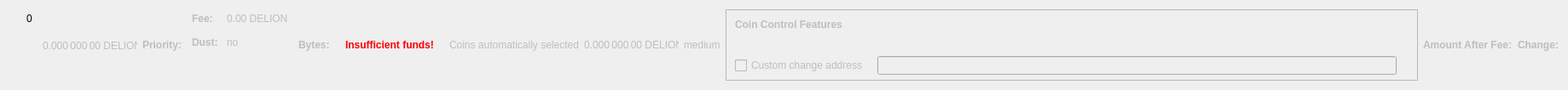
    <widget class="QWidget" name="dummyHideWidget" native="true">
     <property name="maximumSize">
      <size>
       <width>100</width>
       <height>22</height>
      </size>
     </property>
     <layout class="QHBoxLayout" name="dummyHideLayout">
      <item>
       <layout class="QFormLayout" name="formLayoutCoinControl1">
        <property name="horizontalSpacing">
         <number>10</number>
        </property>
        <property name="verticalSpacing">
         <number>14</number>
        </property>
        <property name="leftMargin">
         <number>10</number>
        </property>
        <property name="topMargin">
         <number>4</number>
        </property>
        <property name="rightMargin">
         <number>6</number>
        </property>
        <item row="0" column="1">
         <widget class="QLabel" name="labelCoinControlBytes">
          <property name="cursor">
           <cursorShape>IBeamCursor</cursorShape>
          </property>
          <property name="contextMenuPolicy">
           <enum>Qt::ActionsContextMenu</enum>
          </property>
          <property name="text">
           <string notr="true">0</string>
          </property>
          <property name="textInteractionFlags">
           <set>Qt::LinksAccessibleByMouse|Qt::TextSelectableByKeyboard|Qt::TextSelectableByMouse</set>
          </property>
         </widget>
        </item>
       </layout>
      </item>
      <item>
       <widget class="QLabel" name="labelCoinControlAfterFee">
        <property name="enabled">
         <bool>false</bool>
        </property>
        <property name="sizePolicy">
         <sizepolicy hsizetype="Fixed" vsizetype="Fixed">
          <horstretch>0</horstretch>
          <verstretch>0</verstretch>
         </sizepolicy>
        </property>
        <property name="minimumSize">
         <size>
          <width>111</width>
          <height>12</height>
         </size>
        </property>
        <property name="maximumSize">
         <size>
          <width>111</width>
          <height>12</height>
         </size>
        </property>
        <property name="cursor">
         <cursorShape>IBeamCursor</cursorShape>
        </property>
        <property name="contextMenuPolicy">
         <enum>Qt::ActionsContextMenu</enum>
        </property>
        <property name="text">
         <string notr="true">0.000 000 00 DELION</string>
        </property>
        <property name="textInteractionFlags">
         <set>Qt::LinksAccessibleByMouse|Qt::TextSelectableByKeyboard|Qt::TextSelectableByMouse</set>
        </property>
       </widget>
      </item>
      <item>
       <widget class="QLabel" name="labelCoinControlPriorityText">
        <property name="enabled">
         <bool>false</bool>
        </property>
        <property name="font">
         <font>
          <weight>75</weight>
          <bold>true</bold>
         </font>
        </property>
        <property name="text">
         <string>Priority:</string>
        </property>
       </widget>
      </item>
      <item>
       <layout class="QHBoxLayout" name="horizontalLayout"/>
      </item>
      <item>
       <layout class="QFormLayout" name="formLayoutCoinControl3">
        <property name="horizontalSpacing">
         <number>10</number>
        </property>
        <property name="verticalSpacing">
         <number>14</number>
        </property>
        <property name="leftMargin">
         <number>6</number>
        </property>
        <property name="topMargin">
         <number>4</number>
        </property>
        <property name="rightMargin">
         <number>6</number>
        </property>
        <item row="0" column="0">
         <widget class="QLabel" name="labelCoinControlFeeText">
          <property name="enabled">
           <bool>false</bool>
          </property>
          <property name="font">
           <font>
            <weight>75</weight>
            <bold>true</bold>
           </font>
          </property>
          <property name="text">
           <string>Fee:</string>
          </property>
          <property name="margin">
           <number>0</number>
          </property>
         </widget>
        </item>
        <item row="0" column="1">
         <widget class="QLabel" name="labelCoinControlFee">
          <property name="enabled">
           <bool>false</bool>
          </property>
          <property name="cursor">
           <cursorShape>IBeamCursor</cursorShape>
          </property>
          <property name="contextMenuPolicy">
           <enum>Qt::ActionsContextMenu</enum>
          </property>
          <property name="text">
           <string notr="true">0.00 DELION</string>
          </property>
          <property name="textInteractionFlags">
           <set>Qt::LinksAccessibleByMouse|Qt::TextSelectableByKeyboard|Qt::TextSelectableByMouse</set>
          </property>
         </widget>
        </item>
        <item row="1" column="0">
         <widget class="QLabel" name="labelCoinControlLowOutputText">
          <property name="enabled">
           <bool>false</bool>
          </property>
          <property name="font">
           <font>
            <weight>75</weight>
            <bold>true</bold>
           </font>
          </property>
          <property name="text">
           <string>Dust:</string>
          </property>
         </widget>
        </item>
        <item row="1" column="1">
         <widget class="QLabel" name="labelCoinControlLowOutput">
          <property name="enabled">
           <bool>false</bool>
          </property>
          <property name="cursor">
           <cursorShape>IBeamCursor</cursorShape>
          </property>
          <property name="contextMenuPolicy">
           <enum>Qt::ActionsContextMenu</enum>
          </property>
          <property name="text">
           <string>no</string>
          </property>
          <property name="textInteractionFlags">
           <set>Qt::LinksAccessibleByMouse|Qt::TextSelectableByKeyboard|Qt::TextSelectableByMouse</set>
          </property>
         </widget>
        </item>
       </layout>
      </item>
      <item>
       <widget class="QLabel" name="labelCoinControlBytesText">
        <property name="enabled">
         <bool>false</bool>
        </property>
        <property name="font">
         <font>
          <weight>75</weight>
          <bold>true</bold>
         </font>
        </property>
        <property name="text">
         <string>Bytes:</string>
        </property>
       </widget>
      </item>
      <item>
       <layout class="QFormLayout" name="formLayoutCoinControl2">
        <property name="horizontalSpacing">
         <number>10</number>
        </property>
        <property name="verticalSpacing">
         <number>14</number>
        </property>
        <property name="leftMargin">
         <number>6</number>
        </property>
        <property name="topMargin">
         <number>4</number>
        </property>
        <property name="rightMargin">
         <number>6</number>
        </property>
       </layout>
      </item>
      <item>
       <layout class="QHBoxLayout" name="horizontalLayoutCoinControl2">
        <property name="spacing">
         <number>8</number>
        </property>
        <property name="bottomMargin">
         <number>10</number>
        </property>
       </layout>
      </item>
      <item>
       <widget class="QLabel" name="labelCoinControlInsuffFunds">
        <property name="enabled">
         <bool>false</bool>
        </property>
        <property name="minimumSize">
         <size>
          <width>0</width>
          <height>0</height>
         </size>
        </property>
        <property name="font">
         <font>
          <weight>75</weight>
          <bold>true</bold>
         </font>
        </property>
        <property name="styleSheet">
         <string notr="true">color:red;font-weight:bold;</string>
        </property>
        <property name="text">
         <string>Insufficient funds!</string>
        </property>
        <property name="margin">
         <number>5</number>
        </property>
       </widget>
      </item>
      <item>
       <layout class="QFormLayout" name="formLayoutCoinControl4">
        <property name="horizontalSpacing">
         <number>10</number>
        </property>
        <property name="verticalSpacing">
         <number>14</number>
        </property>
        <property name="leftMargin">
         <number>6</number>
        </property>
        <property name="topMargin">
         <number>4</number>
        </property>
        <property name="rightMargin">
         <number>6</number>
        </property>
       </layout>
      </item>
      <item>
       <widget class="QLabel" name="labelCoinControlAutomaticallySelected">
        <property name="enabled">
         <bool>false</bool>
        </property>
        <property name="sizePolicy">
         <sizepolicy hsizetype="Fixed" vsizetype="Fixed">
          <horstretch>0</horstretch>
          <verstretch>0</verstretch>
         </sizepolicy>
        </property>
        <property name="minimumSize">
         <size>
          <width>0</width>
          <height>0</height>
         </size>
        </property>
        <property name="maximumSize">
         <size>
          <width>240</width>
          <height>16777215</height>
         </size>
        </property>
        <property name="text">
         <string>Coins automatically selected</string>
        </property>
        <property name="margin">
         <number>5</number>
        </property>
       </widget>
      </item>
      <item>
       <widget class="QLabel" name="labelCoinControlChange">
        <property name="enabled">
         <bool>false</bool>
        </property>
        <property name="sizePolicy">
         <sizepolicy hsizetype="Fixed" vsizetype="Fixed">
          <horstretch>0</horstretch>
          <verstretch>0</verstretch>
         </sizepolicy>
        </property>
        <property name="minimumSize">
         <size>
          <width>111</width>
          <height>0</height>
         </size>
        </property>
        <property name="maximumSize">
         <size>
          <width>111</width>
          <height>16777215</height>
         </size>
        </property>
        <property name="cursor">
         <cursorShape>IBeamCursor</cursorShape>
        </property>
        <property name="contextMenuPolicy">
         <enum>Qt::ActionsContextMenu</enum>
        </property>
        <property name="text">
         <string notr="true">0.000 000 00 DELION</string>
        </property>
        <property name="textInteractionFlags">
         <set>Qt::LinksAccessibleByMouse|Qt::TextSelectableByKeyboard|Qt::TextSelectableByMouse</set>
        </property>
       </widget>
      </item>
      <item>
       <widget class="QLabel" name="labelCoinControlPriority">
        <property name="enabled">
         <bool>false</bool>
        </property>
        <property name="cursor">
         <cursorShape>IBeamCursor</cursorShape>
        </property>
        <property name="contextMenuPolicy">
         <enum>Qt::ActionsContextMenu</enum>
        </property>
        <property name="text">
         <string>medium</string>
        </property>
        <property name="textInteractionFlags">
         <set>Qt::LinksAccessibleByMouse|Qt::TextSelectableByKeyboard|Qt::TextSelectableByMouse</set>
        </property>
       </widget>
      </item>
      <item>
       <widget class="QFrame" name="frameCoinControl">
        <property name="sizePolicy">
         <sizepolicy hsizetype="Expanding" vsizetype="Expanding">
          <horstretch>0</horstretch>
          <verstretch>0</verstretch>
         </sizepolicy>
        </property>
        <property name="maximumSize">
         <size>
          <width>16777215</width>
          <height>16777215</height>
         </size>
        </property>
        <property name="frameShape">
         <enum>QFrame::StyledPanel</enum>
        </property>
        <property name="frameShadow">
         <enum>QFrame::Sunken</enum>
        </property>
        <layout class="QVBoxLayout" name="verticalLayoutCoinControl2_2">
         <property name="spacing">
          <number>0</number>
         </property>
         <property name="leftMargin">
          <number>0</number>
         </property>
         <property name="topMargin">
          <number>0</number>
         </property>
         <property name="rightMargin">
          <number>0</number>
         </property>
         <property name="bottomMargin">
          <number>6</number>
         </property>
         <item>
          <layout class="QVBoxLayout" name="verticalLayoutCoinControl" stretch="0,0,0,1">
           <property name="spacing">
            <number>0</number>
           </property>
           <property name="leftMargin">
            <number>10</number>
           </property>
           <property name="topMargin">
            <number>10</number>
           </property>
           <item>
            <layout class="QHBoxLayout" name="horizontalLayoutCoinControl1">
             <property name="bottomMargin">
              <number>15</number>
             </property>
             <item>
              <widget class="QLabel" name="labelCoinControlFeatures">
               <property name="enabled">
                <bool>false</bool>
               </property>
               <property name="sizePolicy">
                <sizepolicy hsizetype="Preferred" vsizetype="Maximum">
                 <horstretch>0</horstretch>
                 <verstretch>0</verstretch>
                </sizepolicy>
               </property>
               <property name="font">
                <font>
                 <weight>75</weight>
                 <bold>true</bold>
                </font>
               </property>
               <property name="styleSheet">
                <string notr="true">font-weight:bold;</string>
               </property>
               <property name="text">
                <string>Coin Control Features</string>
               </property>
              </widget>
             </item>
            </layout>
           </item>
           <item>
            <widget class="QWidget" name="widgetCoinControl" native="true">
             <property name="sizePolicy">
              <sizepolicy hsizetype="Preferred" vsizetype="Preferred">
               <horstretch>0</horstretch>
               <verstretch>0</verstretch>
              </sizepolicy>
             </property>
             <property name="minimumSize">
              <size>
               <width>0</width>
               <height>0</height>
              </size>
             </property>
             <property name="styleSheet">
              <string notr="true"/>
             </property>
             <layout class="QHBoxLayout" name="horizontalLayoutCoinControl5_2">
              <property name="leftMargin">
               <number>0</number>
              </property>
              <property name="topMargin">
               <number>0</number>
              </property>
              <property name="rightMargin">
               <number>0</number>
              </property>
              <property name="bottomMargin">
               <number>0</number>
              </property>
              <item>
               <layout class="QHBoxLayout" name="horizontalLayoutCoinControl3">
                <property name="spacing">
                 <number>20</number>
                </property>
                <property name="topMargin">
                 <number>0</number>
                </property>
                <property name="bottomMargin">
                 <number>10</number>
                </property>
               </layout>
              </item>
             </layout>
            </widget>
           </item>
           <item>
            <layout class="QHBoxLayout" name="horizontalLayoutCoinControl4" stretch="0,0,0">
             <property name="spacing">
              <number>12</number>
             </property>
             <property name="sizeConstraint">
              <enum>QLayout::SetDefaultConstraint</enum>
             </property>
             <property name="topMargin">
              <number>5</number>
             </property>
             <property name="rightMargin">
              <number>5</number>
             </property>
             <item>
              <widget class="QCheckBox" name="checkBoxCoinControlChange">
               <property name="enabled">
                <bool>false</bool>
               </property>
               <property name="toolTip">
                <string>If this is activated, but the change address is empty or invalid, change will be sent to a newly generated address.</string>
               </property>
               <property name="text">
                <string>Custom change address</string>
               </property>
              </widget>
             </item>
             <item>
              <widget class="QValidatedLineEdit" name="lineEditCoinControlChange">
               <property name="enabled">
                <bool>false</bool>
               </property>
               <property name="sizePolicy">
                <sizepolicy hsizetype="Expanding" vsizetype="Fixed">
                 <horstretch>0</horstretch>
                 <verstretch>0</verstretch>
                </sizepolicy>
               </property>
              </widget>
             </item>
             <item>
              <widget class="QLabel" name="labelCoinControlChangeLabel_2">
               <property name="sizePolicy">
                <sizepolicy hsizetype="Preferred" vsizetype="Expanding">
                 <horstretch>0</horstretch>
                 <verstretch>0</verstretch>
                </sizepolicy>
               </property>
               <property name="minimumSize">
                <size>
                 <width>0</width>
                 <height>0</height>
                </size>
               </property>
               <property name="text">
                <string/>
               </property>
               <property name="margin">
                <number>3</number>
               </property>
              </widget>
             </item>
            </layout>
           </item>
           <item>
            <spacer name="verticalSpacerCoinControl">
             <property name="orientation">
              <enum>Qt::Vertical</enum>
             </property>
             <property name="sizeHint" stdset="0">
              <size>
               <width>800</width>
               <height>1</height>
              </size>
             </property>
            </spacer>
           </item>
          </layout>
         </item>
        </layout>
       </widget>
      </item>
      <item>
       <widget class="QLabel" name="labelCoinControlAfterFeeText">
        <property name="enabled">
         <bool>false</bool>
        </property>
        <property name="minimumSize">
         <size>
          <width>0</width>
          <height>0</height>
         </size>
        </property>
        <property name="maximumSize">
         <size>
          <width>16777215</width>
          <height>16777215</height>
         </size>
        </property>
        <property name="font">
         <font>
          <weight>75</weight>
          <bold>true</bold>
         </font>
        </property>
        <property name="text">
         <string>Amount After Fee:</string>
        </property>
        <property name="alignment">
         <set>Qt::AlignLeading|Qt::AlignLeft|Qt::AlignVCenter</set>
        </property>
        <property name="margin">
         <number>0</number>
        </property>
       </widget>
      </item>
      <item>
       <widget class="QLabel" name="labelCoinControlChangeText">
        <property name="enabled">
         <bool>false</bool>
        </property>
        <property name="sizePolicy">
         <sizepolicy hsizetype="Preferred" vsizetype="Preferred">
          <horstretch>0</horstretch>
          <verstretch>0</verstretch>
         </sizepolicy>
        </property>
        <property name="minimumSize">
         <size>
          <width>0</width>
          <height>0</height>
         </size>
        </property>
        <property name="maximumSize">
         <size>
          <width>16777215</width>
          <height>16777215</height>
         </size>
        </property>
        <property name="font">
         <font>
          <weight>75</weight>
          <bold>true</bold>
         </font>
        </property>
        <property name="text">
         <string>Change:</string>
        </property>
        <property name="alignment">
         <set>Qt::AlignLeading|Qt::AlignLeft|Qt::AlignVCenter</set>
        </property>
       </widget>
      </item>
     </layout>
    </widget>
